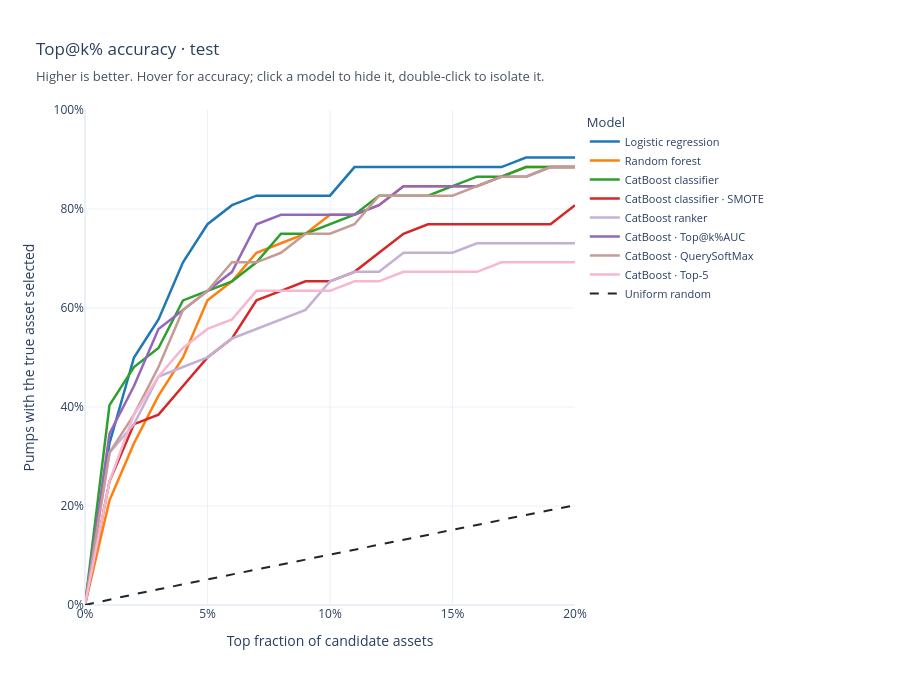

This figure's notebook cell:
### Code cell
import numpy as np

test_event_sizes = test_sample.all_data().groupby("pump_hash").size().to_numpy()
test_random_topkp = [
    (np.ceil(p * test_event_sizes) / test_event_sizes).mean()
    for p in df_topkp_curves_test.index
]
plot_ranking_accuracy(
    df_topkp_curves_test,
    dataset_type=DatasetType.TEST,
    percent=True,
    random_baseline=test_random_topkp,
    auc_scores=auc_scores_test,
    save_path=TEST_METRICS_OUTPUT / "topkp_test.html",
).show(renderer="plotly_mimetype")

### Figure 1 — Plotly figure (JSON) as saved in the notebook; plotly's stock layout.template omitted (floating-point values rounded to 4 significant figures)
{"data": [{"hovertemplate": "<b>Logistic regression</b><br>Top %{x:.1%}<br>Accuracy: %{y:.2%}<br>Top@k%AUC: 0.7690<extra></extra>", "line": {"color": "#1f77b4", "dash": "solid", "width": 2.5}, "mode": "lines", "name": "Logistic regression", "x": [0.0, 0.01, 0.02, 0.03, 0.04, 0.05, 0.06, 0.07, 0.08, 0.09, 0.1, 0.11, 0.12, 0.13, 0.14, 0.15, 0.16, 0.17, 0.18, 0.19, 0.2], "y": [0.0, 0.3269, 0.5, 0.5769, 0.6923, 0.7692, 0.8077, 0.8269, 0.8269, 0.8269, 0.8269, 0.8846, 0.8846, 0.8846, 0.8846, 0.8846, 0.8846, 0.8846, 0.9038, 0.9038, 0.9038], "type": "scatter"}, {"hovertemplate": "<b>Random forest</b><br>Top %{x:.1%}<br>Accuracy: %{y:.2%}<br>Top@k%AUC: 0.6885<extra></extra>", "line": {"color": "#ff7f0e", "dash": "solid", "width": 2.5}, "mode": "lines", "name": "Random forest", "x": [0.0, 0.01, 0.02, 0.03, 0.04, 0.05, 0.06, 0.07, 0.08, 0.09, 0.1, 0.11, 0.12, 0.13, 0.14, 0.15, 0.16, 0.17, 0.18, 0.19, 0.2], "y": [0.0, 0.2115, 0.3269, 0.4231, 0.5, 0.6154, 0.6538, 0.7115, 0.7308, 0.75, 0.7885, 0.7885, 0.8077, 0.8462, 0.8462, 0.8462, 0.8462, 0.8654, 0.8846, 0.8846, 0.8846], "type": "scatter"}, {"hovertemplate": "<b>CatBoost classifier</b><br>Top %{x:.1%}<br>Accuracy: %{y:.2%}<br>Top@k%AUC: 0.7231<extra></extra>", "line": {"color": "#2ca02c", "dash": "solid", "width": 2.5}, "mode": "lines", "name": "CatBoost classifier", "x": [0.0, 0.01, 0.02, 0.03, 0.04, 0.05, 0.06, 0.07, 0.08, 0.09, 0.1, 0.11, 0.12, 0.13, 0.14, 0.15, 0.16, 0.17, 0.18, 0.19, 0.2], "y": [0.0, 0.4038, 0.4808, 0.5192, 0.6154, 0.6346, 0.6538, 0.6923, 0.75, 0.75, 0.7692, 0.7885, 0.8269, 0.8269, 0.8269, 0.8462, 0.8654, 0.8654, 0.8846, 0.8846, 0.8846], "type": "scatter"}, {"hovertemplate": "<b>CatBoost classifier + SMOTE</b><br>Top %{x:.1%}<br>Accuracy: %{y:.2%}<br>Top@k%AUC: 0.6120<extra></extra>", "line": {"color": "#d62728", "dash": "solid", "width": 2.5}, "mode": "lines", "name": "CatBoost classifier · SMOTE", "x": [0.0, 0.01, 0.02, 0.03, 0.04, 0.05, 0.06, 0.07, 0.08, 0.09, 0.1, 0.11, 0.12, 0.13, 0.14, 0.15, 0.16, 0.17, 0.18, 0.19, 0.2], "y": [0.0, 0.25, 0.3654, 0.3846, 0.4423, 0.5, 0.5385, 0.6154, 0.6346, 0.6538, 0.6538, 0.6731, 0.7115, 0.75, 0.7692, 0.7692, 0.7692, 0.7692, 0.7692, 0.7692, 0.8077], "type": "scatter"}, {"hovertemplate": "<b>CatBoost ranker</b><br>Top %{x:.1%}<br>Accuracy: %{y:.2%}<br>Top@k%AUC: 0.5909<extra></extra>", "line": {"color": "#c5b0d5", "dash": "solid", "width": 2.5}, "mode": "lines", "name": "CatBoost ranker", "x": [0.0, 0.01, 0.02, 0.03, 0.04, 0.05, 0.06, 0.07, 0.08, 0.09, 0.1, 0.11, 0.12, 0.13, 0.14, 0.15, 0.16, 0.17, 0.18, 0.19, 0.2], "y": [0.0, 0.3077, 0.3654, 0.4615, 0.4808, 0.5, 0.5385, 0.5577, 0.5769, 0.5962, 0.6538, 0.6731, 0.6731, 0.7115, 0.7115, 0.7115, 0.7308, 0.7308, 0.7308, 0.7308, 0.7308], "type": "scatter"}, {"hovertemplate": "<b>CatBoost classifier + Top@k%AUC early stopping</b><br>Top %{x:.1%}<br>Accuracy: %{y:.2%}<br>Top@k%AUC: 0.7255<extra></extra>", "line": {"color": "#9467bd", "dash": "solid", "width": 2.5}, "mode": "lines", "name": "CatBoost · Top@k%AUC", "x": [0.0, 0.01, 0.02, 0.03, 0.04, 0.05, 0.06, 0.07, 0.08, 0.09, 0.1, 0.11, 0.12, 0.13, 0.14, 0.15, 0.16, 0.17, 0.18, 0.19, 0.2], "y": [0.0, 0.3462, 0.4423, 0.5577, 0.5962, 0.6346, 0.6731, 0.7692, 0.7885, 0.7885, 0.7885, 0.7885, 0.8077, 0.8462, 0.8462, 0.8462, 0.8462, 0.8654, 0.8654, 0.8846, 0.8846], "type": "scatter"}, {"hovertemplate": "<b>CatBoost + QuerySoftMax</b><br>Top %{x:.1%}<br>Accuracy: %{y:.2%}<br>Top@k%AUC: 0.7010<extra></extra>", "line": {"color": "#c49c94", "dash": "solid", "width": 2.5}, "mode": "lines", "name": "CatBoost · QuerySoftMax", "x": [0.0, 0.01, 0.02, 0.03, 0.04, 0.05, 0.06, 0.07, 0.08, 0.09, 0.1, 0.11, 0.12, 0.13, 0.14, 0.15, 0.16, 0.17, 0.18, 0.19, 0.2], "y": [0.0, 0.3077, 0.3846, 0.4808, 0.5962, 0.6346, 0.6923, 0.6923, 0.7115, 0.75, 0.75, 0.7692, 0.8269, 0.8269, 0.8269, 0.8269, 0.8462, 0.8654, 0.8654, 0.8846, 0.8846], "type": "scatter"}, {"hovertemplate": "<b>CatBoost + Top-5</b><br>Top %{x:.1%}<br>Accuracy: %{y:.2%}<br>Top@k%AUC: 0.5885<extra></extra>", "line": {"color": "#f7b6d2", "dash": "solid", "width": 2.5}, "mode": "lines", "name": "CatBoost · Top-5", "x": [0.0, 0.01, 0.02, 0.03, 0.04, 0.05, 0.06, 0.07, 0.08, 0.09, 0.1, 0.11, 0.12, 0.13, 0.14, 0.15, 0.16, 0.17, 0.18, 0.19, 0.2], "y": [0.0, 0.25, 0.3846, 0.4615, 0.5192, 0.5577, 0.5769, 0.6346, 0.6346, 0.6346, 0.6346, 0.6538, 0.6538, 0.6731, 0.6731, 0.6731, 0.6731, 0.6923, 0.6923, 0.6923, 0.6923], "type": "scatter"}, {"hovertemplate": "<b>Uniform random</b><br>Top %{x:.1%}<br>Accuracy: %{y:.2%}<extra></extra>", "line": {"color": "#20252b", "dash": "dash", "width": 2}, "mode": "lines", "name": "Uniform random", "x": [0.0, 0.01, 0.02, 0.03, 0.04, 0.05, 0.06, 0.07, 0.08, 0.09, 0.1, 0.11, 0.12, 0.13, 0.14, 0.15, 0.16, 0.17, 0.18, 0.19, 0.2], "y": [0.0, 0.01152, 0.0216, 0.03168, 0.04176, 0.05184, 0.06191, 0.07164, 0.08158, 0.09166, 0.1017, 0.1119, 0.1219, 0.1317, 0.1417, 0.1514, 0.1615, 0.1718, 0.182, 0.1918, 0.2014], "type": "scatter"}], "layout": {"margin": {"l": 85, "r": 325, "t": 110, "b": 75}, "title": {"subtitle": {"font": {"size": 13, "color": "#49515c"}, "text": "Higher is better. Hover for accuracy; click a model to hide it, double-click to isolate it."}, "text": "Top@k% accuracy · test", "x": 0.04}, "legend": {"title": {"text": "Model"}, "font": {"size": 11}, "x": 1.02, "y": 1, "itemclick": "toggle", "itemdoubleclick": "toggleothers"}, "xaxis": {"title": {"text": "Top fraction of candidate assets"}, "tickformat": ".0%", "rangemode": "tozero"}, "yaxis": {"title": {"text": "Pumps with the true asset selected"}, "tickformat": ".0%", "range": [0, 1]}, "height": 680, "autosize": true, "hovermode": "closest"}}
